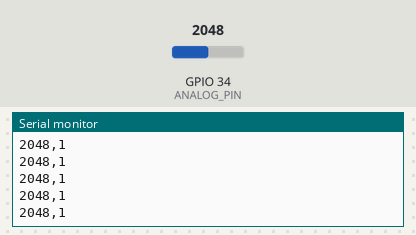
Recording of a sketch running on a simulated ESP32. On the bench: the last lines printed to the serial monitor. The test bench sets the inputs (shaded band); at power-on: GPIO 34 (ANALOG_PIN) = 2048.

Above: at 1.2 s.
1.3 s: GPIO 34 (ANALOG_PIN) set to 2866
At 1.31 s:
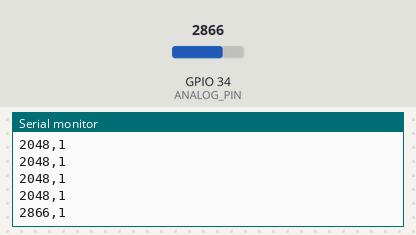
2.8 s: GPIO 34 (ANALOG_PIN) set to 3603
At 2.81 s:
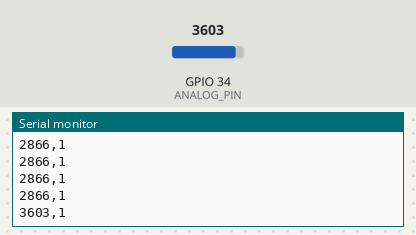
Timing chart, 0 to 5.8 s (numbered marks = the images above; inputs shaded):
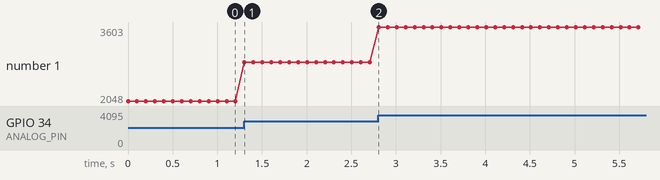

Measured:
- after the input at 1.3 s, the serial monitor: prints a new line at once (image 1)
- after the input at 2.8 s, the serial monitor: prints a new line at once (image 2)
- plotted number 1: 2048 → 2866 after the input at 1.3 s, 2866 → 3603 after the input at 2.8 s

The sketch:

washmaswebsever.ino
```cpp
#define ANALOG_PIN 34
#define ADC_THRESHOLD 700
#define OFF_TIMEOUT_MS 30000

int adcValue = 0;
unsigned long lastAboveThreshold = 0;

void setup() {
  Serial.begin(115200);
  Serial.println("ADC Value, Status");
}

void loop() {
  // Read raw ADC value
  adcValue = analogRead(ANALOG_PIN);

  // Update timer if above threshold
  if (adcValue > ADC_THRESHOLD) {
    lastAboveThreshold = millis();
  }

  // Determine status value for Serial Plotter
  int statusPlotValue = (millis() - lastAboveThreshold < OFF_TIMEOUT_MS) ? 1 : 0;

  // Print both for Serial Plotter
  Serial.print(adcValue);
  Serial.print(",");
  Serial.println(statusPlotValue);

  delay(100);  // Plot every 100ms
}
```
